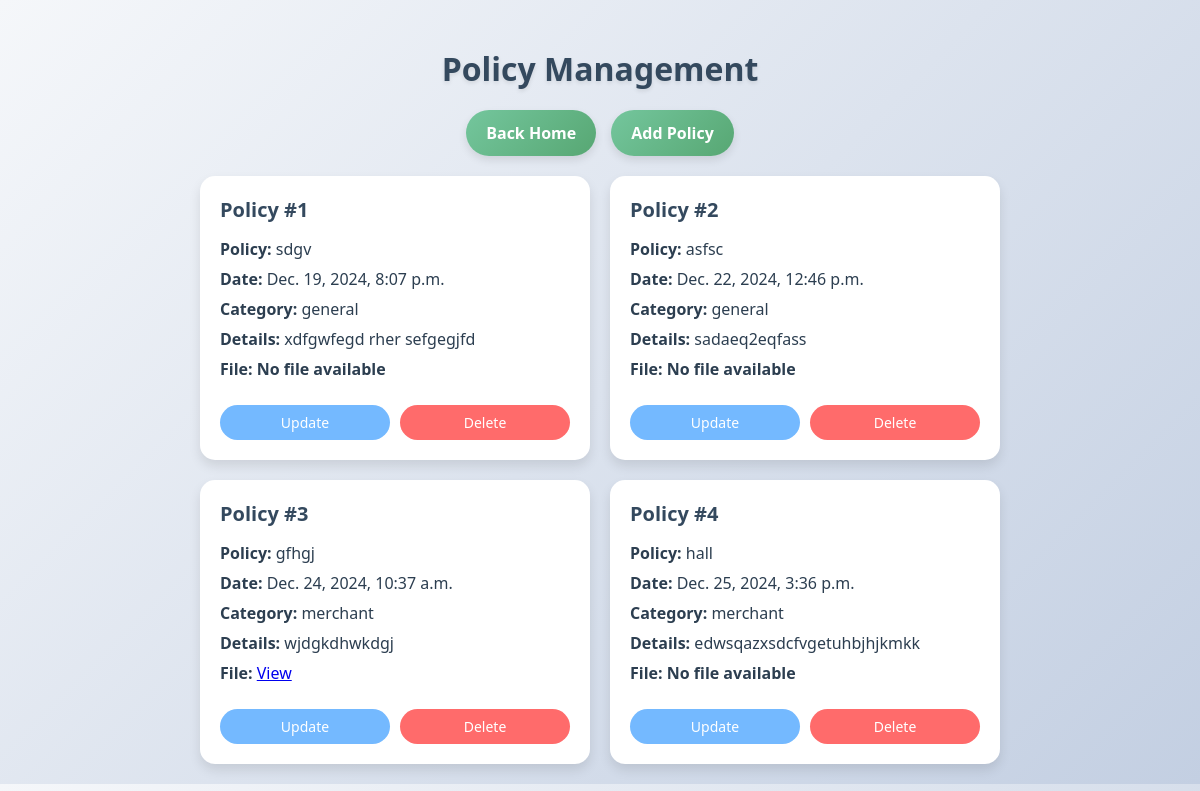
/Policy_List/, run on the app's committed database.
### admin_app/models.py (models this page shows)
class policy(models.Model):
     loginid=models.ForeignKey(Usertable,on_delete=models.CASCADE,null=True,blank=True)
     PolicyTitle =models.CharField(max_length=100,null=True,blank=True)
     Category =models.CharField(max_length=100,null=True,blank=True)
     date =models.DateTimeField(auto_now_add=True,null=True,blank=True)
     Details =models.CharField(max_length=1000,null=True,blank=True)
     policyfile=models.FileField(upload_to='policyfile',null=True,blank=True)

### admin_app/views.py (the view)
# urls.py: path('Policy_List/',policy_List.as_view(),name='Policy_List'),
class policy_List(View):
    def get(self, request):
        form = policy.objects.all()
        return render(request, 'admintemp/policy_list.html', {'form': form})

### templates/admintemp/policy_list.html (shortened to what this page needs)
<!DOCTYPE html>
<html lang="en">
<head>
</head>
<body>
    <h2>Policy Management</h2>
    <div class="nav-buttons">
        <a href="/Home/">Back Home</a>
        <a href="/Policy/">Add Policy</a>
    </div>
    <div class="card-container">
        {% for i in form %}
        <div class="card">
            <div class="card-header">Policy #{{ forloop.counter }}</div>
            <div class="card-details">
                <div><span>Policy:</span> {{ i.PolicyTitle }}</div>
                <div><span>Date:</span> {{ i.date }}</div>
                <div><span>Category:</span> {{ i.Category }}</div>
                <div><span>Details:</span> {{ i.Details }}</div>
                <div>
                    <span>File:</span>
                    {% if i.policyfile %}
                      <a href="{{ i.policyfile.url }}" target="_blank">View</a>
                    {% else %}
                      <span>No file available</span>
                    {% endif %}
                  </div>            </div>
            <div class="actions">
                <a href="/policy_Edit/{{ i.id }}" class="update">Update</a>
                <a href="/policy_Delete/{{ i.id }}" class="delete">Delete</a>
            </div>
        </div>
        {% endfor %}
    </div>
</body>
</html>

### templates/admintemp/policy_list.html (style rules this page uses)
body { font-family: 'Segoe UI', Tahoma, Geneva, Verdana, sans-serif; margin: 0; padding: 0; background: linear-gradient(135deg, #f5f7fa, #c3cfe2); color: #2c3e50; display: flex; flex-direction: column; align-items: center; padding: 20px; }
h2 { font-size: 32px; margin-bottom: 20px; color: #34495e; text-shadow: 0 2px 4px rgba(0, 0, 0, 0.1); }
.nav-buttons { display: flex; gap: 15px; margin-bottom: 20px; }
.nav-buttons a { text-decoration: none; background: linear-gradient(135deg, #74c69d, #57a773); color: white; padding: 12px 20px; border-radius: 25px; font-size: 16px; font-weight: bold; transition: background 0.3s, transform 0.2s; box-shadow: 0 4px 8px rgba(0, 0, 0, 0.1); }
.card-container { display: flex; flex-wrap: wrap; gap: 20px; justify-content: center; max-width: 1200px; width: 100%; }
.card { background: white; border-radius: 15px; box-shadow: 0 6px 12px rgba(0, 0, 0, 0.1); padding: 20px; width: 100%; max-width: 350px; display: flex; flex-direction: column; gap: 15px; }
.card-header { font-size: 20px; font-weight: bold; color: #34495e; }
.card-details { display: flex; flex-direction: column; gap: 8px; }
.card-details div { font-size: 16px; color: #2c3e50; }
.card-details span { font-weight: bold; }
.actions { display: flex; gap: 10px; margin-top: 10px; }
.actions a { text-decoration: none; padding: 8px 15px; font-size: 14px; border-radius: 20px; text-align: center; flex: 1; transition: background 0.3s, transform 0.2s; }
.actions a.update { background: #74b9ff; color: white; }
.actions a.delete { background: #ff6b6b; color: white; }

### data on the page
policy: PolicyTitle "sdgv", date "Dec. 19, 2024, 8:07 p.m.", Category "general", Details "xdfgwfegd rher sefgegjfd", policyfile "No file available"
policy: PolicyTitle "asfsc", date "Dec. 22, 2024, 12:46 p.m.", Category "general", Details "sadaeq2eqfass", policyfile "No file available"
policy: PolicyTitle "gfhgj", date "Dec. 24, 2024, 10:37 a.m.", Category "merchant", Details "wjdgkdhwkdgj"
policy: PolicyTitle "hall", date "Dec. 25, 2024, 3:36 p.m.", Category "merchant", Details "edwsqazxsdcfvgetuhbjhjkmkk", policyfile "No file available"
